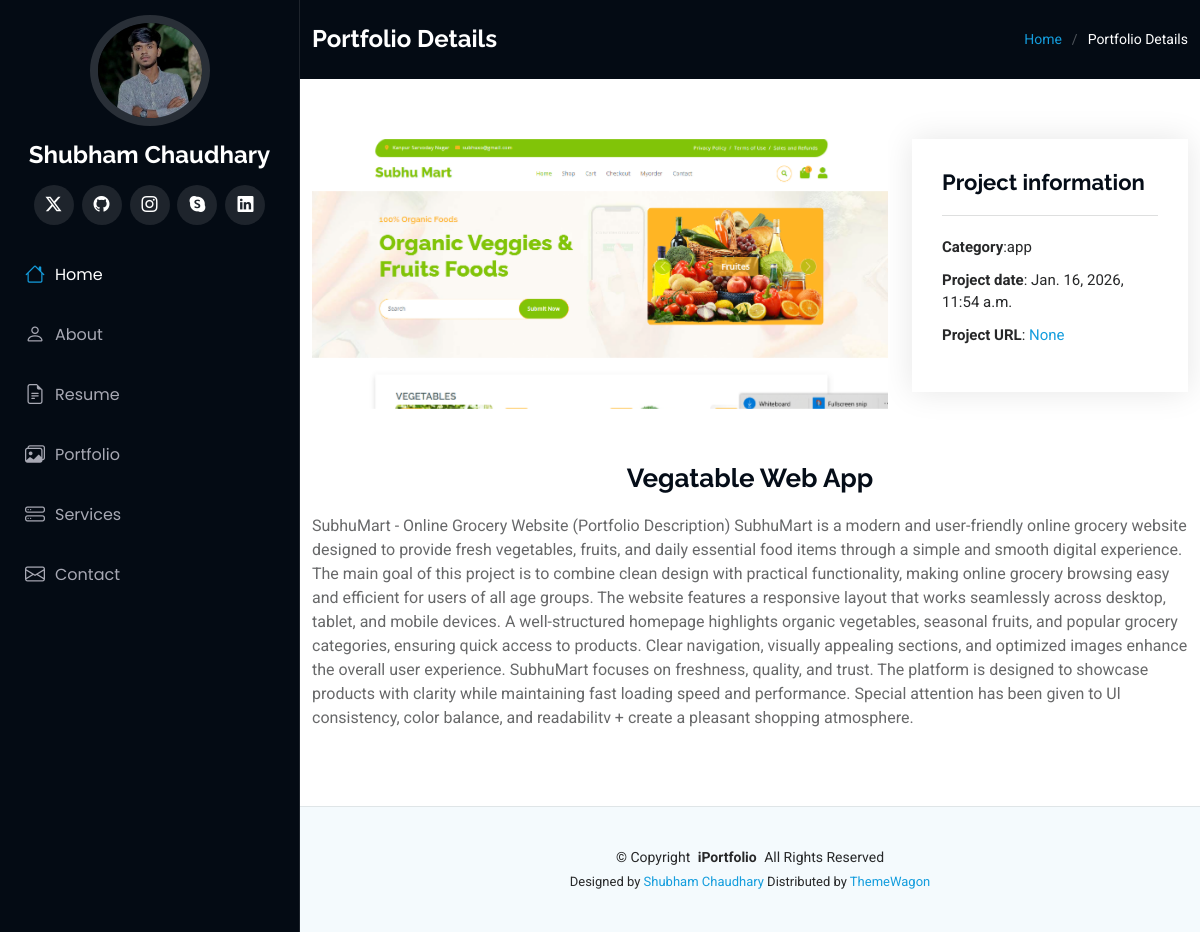
/port, run on the app's committed database.
### myport/models.py (models this page shows, shortened)
class Portfolio(models.Model):
    CATEGORY_CHOICES = [
        ('app', 'Web App'),
        ('product', 'Frontend'),
        ('branding', 'Backend'),
        ('books', 'UI Design'),
    ]
    title = models.CharField(max_length=200)
    description = models.TextField()
    category = models.CharField(
        max_length=20,
        choices=CATEGORY_CHOICES
    )
    image = models.ImageField(upload_to='media')
    live_link = models.URLField(blank=True, null=True)
    created_at = models.DateTimeField(auto_now_add=True)

### myport/views.py (the view)
# urls.py: path('port',views.portfolio, name="port"),
def portfolio(request):
    portfolios = Portfolio.objects.all().order_by('-created_at')
    context = {
        'portfolios': portfolios
    }
    return render(request, 'portfolio-details.html', context)

### myport/templates/portfolio-details.html (shortened to what this page needs)
{% extends 'header2.html' %}
{% load static %}
{% block 'content' %}
<body class="portfolio-details-page">
  <main class="main">
    <div class="page-title dark-background">
      <div class="container d-lg-flex justify-content-between align-items-center">
        <h1 class="mb-2 mb-lg-0">Portfolio Details</h1>
        <nav class="breadcrumbs">
          <ol>
            <li><a href="/">Home</a></li>
            <li class="current">Portfolio Details</li>
          </ol>
        </nav>
      </div>
    </div>
    <section id="portfolio-details" class="portfolio-details section">
      <div class="container" data-aos="fade-up" data-aos-delay="100">
        <div class="row gy-4">
          <div class="col-lg-8">
            <div class="portfolio-details-slider swiper init-swiper">
              <div class="swiper-wrapper align-items-center">
{% for item in portfolios %}
                <div class="swiper-slide">
                  <img src="{{item.image.url}}" alt="">
                </div>
              </div>
            </div>
          </div>
          <div class="col-lg-4">
            <div class="portfolio-info" data-aos="fade-up" data-aos-delay="200">
              <h3>Project information</h3>
              <ul>
                <li><strong>Category</strong>:{{item.category}}</li>
                <li><strong>Project date</strong>: {{item.created_at}}</li>
                <li><strong>Project URL</strong>: <a href="#">{{item.live_link}}</a></li>
              </ul>
            </div>
          </div>
           <div class="portfolio-description" data-aos="fade-up" data-aos-delay="300">
              <h2 class="text-center">{{item.title}}</h2>
              <p>
                {{item.description}}
              </p>
            </div>
{% endfor %}
        </div>
      </div>
    </section>
  </main>
 {% endblock %}

### myport/templates/header2.html (shortened to what this page needs)
{% load static %}
<!DOCTYPE html>
<html lang="en">
<head>
  <link href="{% static 'assets/vendor/bootstrap/css/bootstrap.min.css' %}" rel="stylesheet">
  <link href="{% static 'assets/vendor/bootstrap-icons/bootstrap-icons.css' %}" rel="stylesheet">
  <link href="{% static 'assets/vendor/aos/aos.css' %}" rel="stylesheet">
  <link href="{% static 'assets/vendor/glightbox/css/glightbox.min.css' %}" rel="stylesheet">
  <link href="{% static 'assets/vendor/swiper/swiper-bundle.min.css' %}" rel="stylesheet">
  <link href="{% static 'assets/css/main.css' %}" rel="stylesheet">
</head>
<header id="header" class="header dark-background d-flex flex-column">
    <div class="profile-img">
      <img src="{% static 'assets/img/portfolio/Profile.jpeg' %}" alt="" class="img-fluid rounded-circle">
    </div>
    <a href="index.html" class="logo d-flex align-items-center justify-content-center">
      <h1 class="sitename">Shubham Chaudhary</h1>
    </a>
    <div class="social-links text-center">
      <a href="#" class="twitter"><i class="bi bi-twitter-x"></i></a>
      <a href="https://github.com/Subhu719" class="facebook"><i class="bi bi-github"></i></a>
      <a href="https://www.instagram.com/ur_subhu_42?igsh=MXZjZDd6YmZ4Mng4NA==" class="instagram"><i class="bi bi-instagram"></i></a>
      <a href="#" class="google-plus"><i class="bi bi-skype"></i></a>
      <a href="https://www.linkedin.com/in/shubham-shubham-5b92b1387?utm_source=share&utm_campaign=share_via&utm_content=profile&utm_medium=android_app" class="linkedin"><i class="bi bi-linkedin"></i></a>
    </div>
    <nav id="navmenu" class="navmenu">
      <ul>
        <li><a href="{% url 'index' %}#hero" class="active"><i class="bi bi-house navicon"></i>Home</a></li>
        <li><a href="{% url 'index' %}#about"><i class="bi bi-person navicon"></i> About</a></li>
        <li><a href="{% url 'index' %}#resume"><i class="bi bi-file-earmark-text navicon"></i> Resume</a></li>
        <li><a href="{% url 'index' %}#portfolio"><i class="bi bi-images navicon"></i> Portfolio</a></li>
        <li><a href="{% url 'index' %}#services"><i class="bi bi-hdd-stack navicon"></i> Services</a></li>
        <li><a href="#contact"><i class="bi bi-envelope navicon"></i> Contact</a></li>
      </ul>
    </nav>
  </header>
{% block 'content' %}
{% endblock %}
 <footer id="footer" class="footer position-relative light-background">
    <div class="container">
      <div class="copyright text-center ">
        <p>© <span>Copyright</span> <strong class="px-1 sitename">iPortfolio</strong> <span>All Rights Reserved</span></p>
      </div>
      <div class="credits">
        Designed by <a href="">Shubham Chaudhary</a> Distributed by <a href="https://themewagon.com">ThemeWagon</a>
      </div>
    </div>
  </footer>
</body>
</html>

### data on the page
Portfolio: image (picture), category "app", created_at "Jan. 16, 2026, 11:54 a.m.", live_link "None", title "Vegatable Web App", description "SubhuMart - Online Grocery Website (Portfolio Description) SubhuMart is a modern and user-friendly online grocery website designed to provide fresh vegetables, fruits, and daily essential food items through a simple and smooth digital experience. The main goal of this project is to combine clean design with practical functionality, making online grocery browsing easy and efficient for users of all age groups. The website features a responsive layout that works seamlessly across desktop, tablet, and mobile devices. A well-structured homepage highlights organic vegetables, seasonal fruits, and popular grocery categories, ensuring quick access to products. Clear navigation, visually appealing…"
